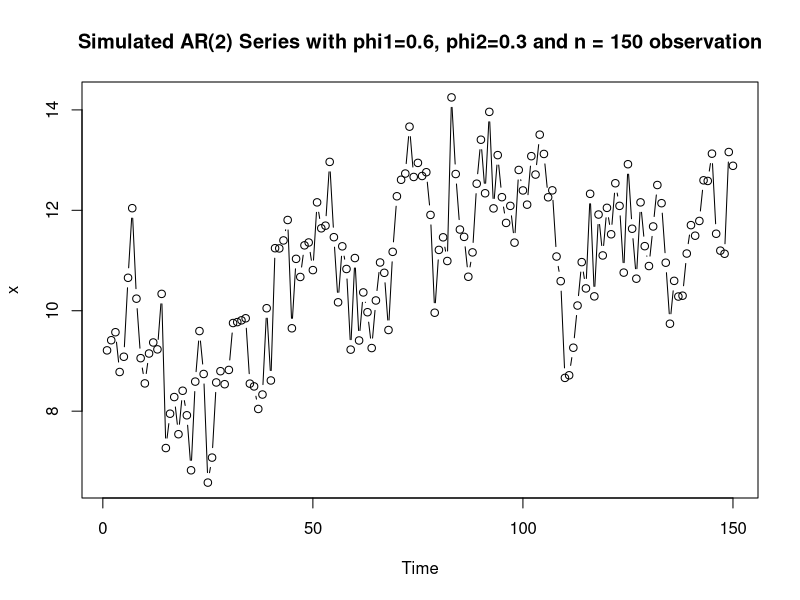
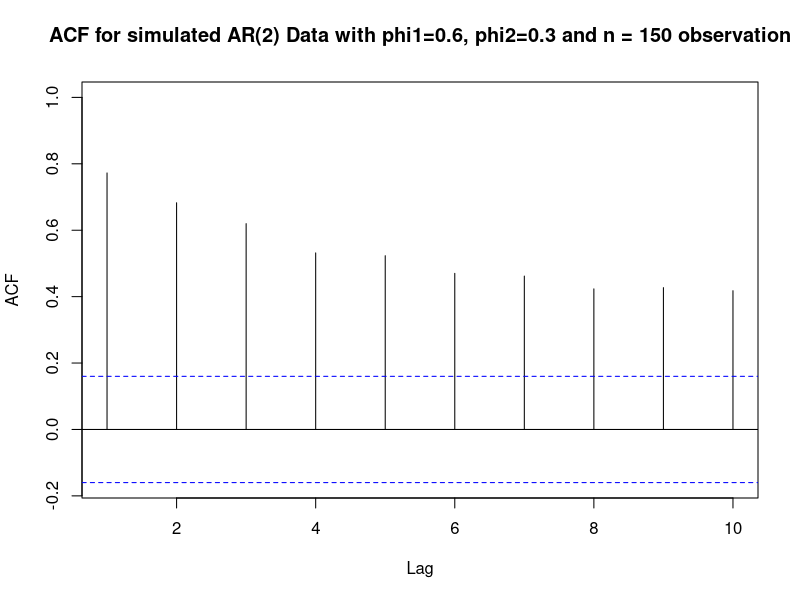
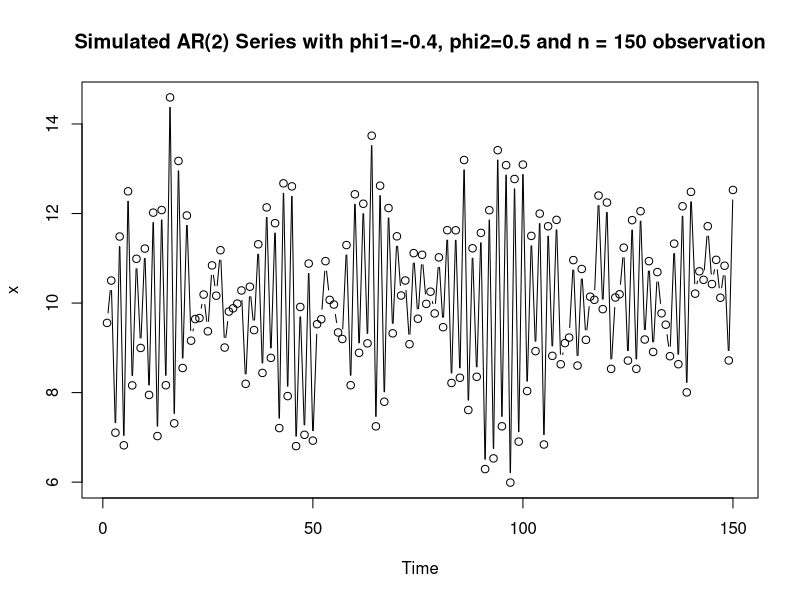
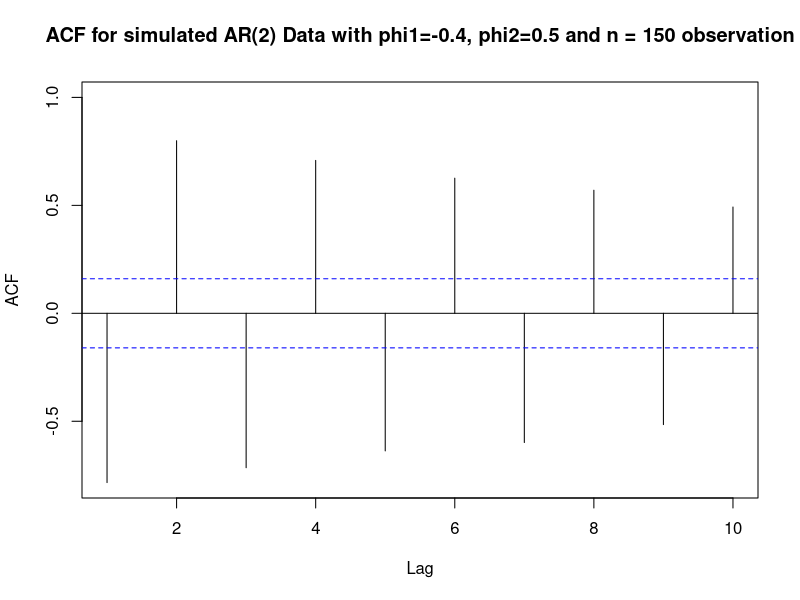
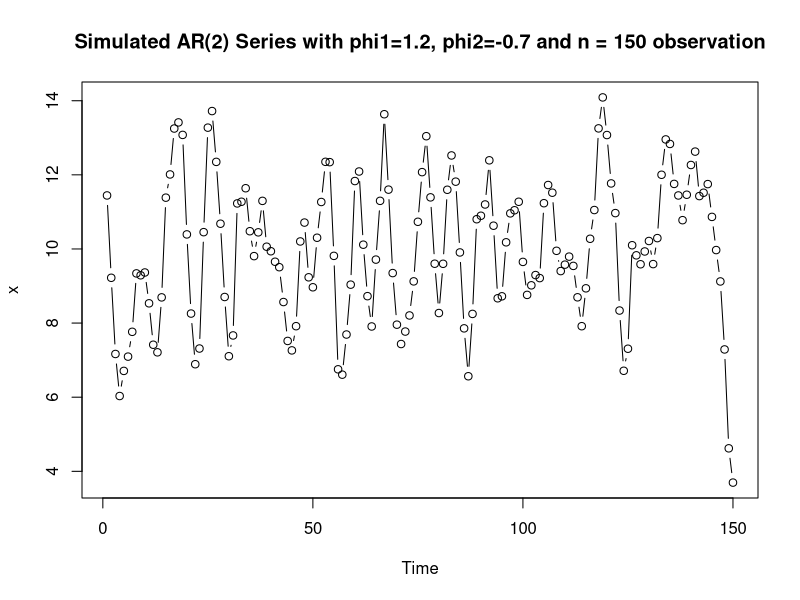
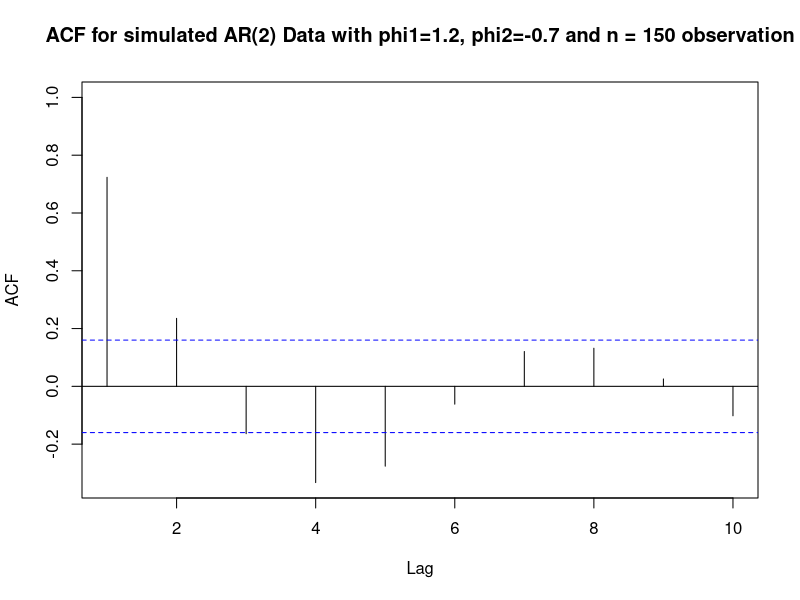

Generate these figures, in order, with R:
## ---- chunk 1
# For a) AR(2) with phi1=0.6, phi2=0.3
xc=arima.sim(n=150, list(ar=c(0.6, 0.3))) 
#simulated n = 150 values from this model and plotted the sample time series and the sample ACF for the simulated data.
x=xc+10               # adds 10 to make mean = 10. Simulation defaults to mean = 0.
plot(x, type="b", main = "Simulated AR(2) Series with phi1=0.6, phi2=0.3 and n = 150 observation") 
#The above plot command plots lags versus the ACF values for lags 1 to 10. The ylab parameter labels the y-axis and the "main" parameter puts a title on the plot.

## ---- chunk 2
# Draw ACF plot for AR(2) model
acf(x, xlim=c(1,10), main="ACF for simulated AR(2) Data with phi1=0.6, phi2=0.3 and n = 150 observation")
## ---- chunk 3
# For b) AR(2) with phi1=-0.4, phi2=0.5
xc=arima.sim(n=150, list(ar=c(-0.4, 0.5))) 
#simulated n = 150 values from this model and plotted the sample time series and the sample ACF for the simulated data.
x=xc+10               # adds 10 to make mean = 10. Simulation defaults to mean = 0.
plot(x, type="b", main = "Simulated AR(2) Series with phi1=-0.4, phi2=0.5 and n = 150 observation") 
#The above plot command plots lags versus the ACF values for lags 1 to 10. The ylab parameter labels the y-axis and the "main" parameter puts a title on the plot.

## ---- chunk 4
# Draw ACF plot for AR(2) model
acf(x, xlim=c(1,10), main="ACF for simulated AR(2) Data with phi1=-0.4, phi2=0.5 and n = 150 observation")
## ---- chunk 5
# For c) AR(2) with phi1=1.2, phi2=-0.7
xc=arima.sim(n=150, list(ar=c(1.2, -0.7))) 
#simulated n = 150 values from this model and plotted the sample time series and the sample ACF for the simulated data.
x=xc+10               # adds 10 to make mean = 10. Simulation defaults to mean = 0.
plot(x, type="b", main = "Simulated AR(2) Series with phi1=1.2, phi2=-0.7 and n = 150 observation") 
#The above plot command plots lags versus the ACF values for lags 1 to 10. The ylab parameter labels the y-axis and the "main" parameter puts a title on the plot.

## ---- chunk 6
# Draw ACF plot for AR(2) model
acf(x, xlim=c(1,10), main="ACF for simulated AR(2) Data with phi1=1.2, phi2=-0.7 and n = 150 observation")
